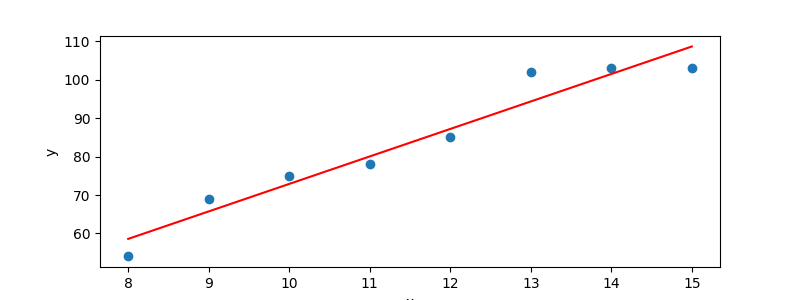

Here is the Python script that generated this plot:
import matplotlib.pyplot as plt
import numpy as np
from sklearn.linear_model import LinearRegression


# Data
x = [8, 9, 10, 11, 12, 13, 14, 15]
y = [54, 69, 75, 78, 85, 102, 103, 103]


x_array = np.array(x).reshape(-1, 1)
y_array = np.array(y)

# Perform linear regression
model = LinearRegression().fit(x_array, y_array)
y_pred = model.predict(x_array)

# Plotting
plt.figure(figsize=(8, 3))
plt.scatter(x, y, label='Data Points')
plt.plot(x, y_pred, color='red', label='Linear Regression Line')
plt.xlabel('x')
plt.ylabel('y')

plt.savefig('02.3_line.png')
plt.show()
